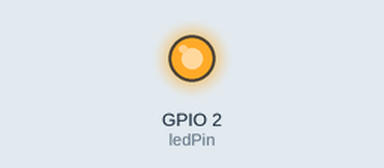
This sketch was run on a simulated ESP32. On the bench: output pins drawn as LEDs (lit = HIGH).

Above: at 1.5 s.
At 50.9 s:
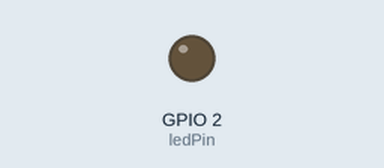
Timing chart, 0 to 53.4 s (numbered marks = the images above):
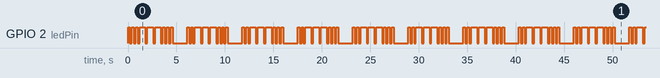

Measured:
- by itself, GPIO 2 (ledPin): moves between LOW and HIGH, repeating every 41.1 s
- by itself, everything shown: repeats every 41.1 s, in 116 steps

The sketch:

ex03.ino
```cpp
const int ledPin = 2;
const int channel = 0;
const int resolution = 8;
const int freq = 5000;

// 语义化常量，提升可读性
const int DOT = 1;          // 短闪（点）
const int DASH = 3;         // 长闪（划）
const int shortDuration = 200;     // 点的持续时间
const int longDuration = 600;      // 划的持续时间
const int pauseBetweenFlashes = 200;  // 闪炼间隔
const int pauseAfterPattern = 1500;   // 图案后暂停

// SOS摩尔斯电码：···---···
int sosPattern[] = {DOT, DOT, DOT, DASH, DASH, DASH, DOT, DOT, DOT};
int patternIndex = 0;       // 当前图案索引
unsigned long previousMillis = 0;  // 计时基准
// 状态标记：true=亮灯阶段，false=间隔阶段
bool isLightOn = false;

void setup() {
  Serial.begin(115200);
  ledcSetup(channel, freq, resolution);
  ledcAttachPin(ledPin, channel);
}

void loop() {
  unsigned long currentMillis = millis();
  int patternLength = sizeof(sosPattern) / sizeof(sosPattern[0]);

  if (patternIndex < patternLength) {
    int currentSymbol = sosPattern[patternIndex];
    int targetDuration = (currentSymbol == DOT) ? shortDuration : longDuration;

    if (isLightOn) {
      // 亮灯阶段：时间到则关灯，切换到间隔阶段
      if (currentMillis - previousMillis >= targetDuration) {
        ledcWrite(channel, 0);          // 关灯
        previousMillis = currentMillis; // 重置计时
        isLightOn = false;              // 切换状态
      }
    } else {
      // 间隔阶段：时间到则切换到下一个图案，打开LED
      if (currentMillis - previousMillis >= pauseBetweenFlashes) {
        patternIndex++;                // 下一个图案位
        if (patternIndex < patternLength) {
          ledcWrite(channel, 255);     // 开灯
          previousMillis = currentMillis;
          isLightOn = true;            // 切换到亮灯状态
        }
      }
    }
    // 首次进入该图案位，初始化亮灯
    if (patternIndex < patternLength && previousMillis == 0) {
      ledcWrite(channel, 255);  // 打开LED
      previousMillis = currentMillis;
      isLightOn = true;
    }
  } else {
    // 图案执行完，暂停后重置
    if (currentMillis - previousMillis >= pauseAfterPattern) {
      patternIndex = 0;
      previousMillis = 0;  // 重置计时，让下次重新初始化亮灯
      isLightOn = false;
    }
  }
}
```
